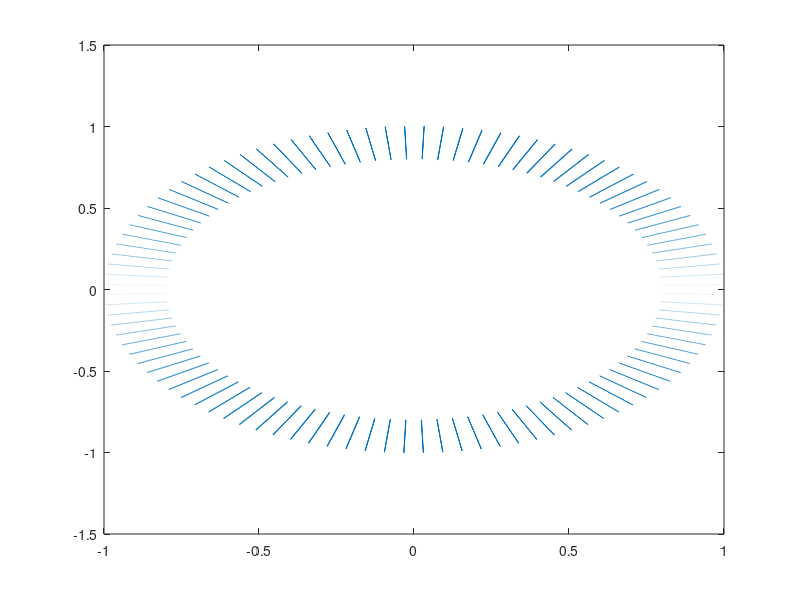

This chart was generated by the following MATLAB code:
%Tarea10 - VelocidadGeostrofica del problema 2

%Se definen las constantes:
g=9.81; %Valor aproximado de la aceleración de la gravedad
e=2*10^(-4); %Valor de epsilon dado
om=1; %Valor de la rotación

%Se define el dominio:
Nr=100;
Nth=100;
r1=0.8; %Radio interno del anillo
r2=1; %Radio externo del anillo
dr=(r2-r1)/Nr;
r=zeros(Nr,Nth);
theta=zeros(Nr,Nth);
dth=2*pi/Nth;

for ir=1:Nr
    r(ir,:)=r1+dr*(ir-1/2);
end
for ith=1:Nth
    theta(:,ith)=dth*(ith-1/2);
end

x=zeros(Nr,Nth);
y=zeros(Nr,Nth);
for ith=1:Nth
    for ir=1:Nr
        x(ir,ith)=r(ir,ith)*cos(theta(ir,ith));
        y(ir,ith)=r(ir,ith)*sin(theta(ir,ith));
    end
end

%Se define la velocidad geostrofica y su gráfica con el comando quiver:
z=0.1; %Profundidad
ug=zeros(Nr,Nth);
vg=zeros(Nr,Nth);
for ith=1:Nth
    for ir=1:Nr
        xrth=x(ir,ith);
        yrth=y(ir,ith);
        ug(ir,ith)=(e*g)/(2*om)*(yrth/0.2)*(1/r(ir,ith))*(z^2)/2;
        vg(ir,ith)=(e*g)/(2*om)*(yrth/0.2)*(1/r(ir,ith))*(z^2)/2;
    end
end
quiver(x,y,ug,vg,0.1)